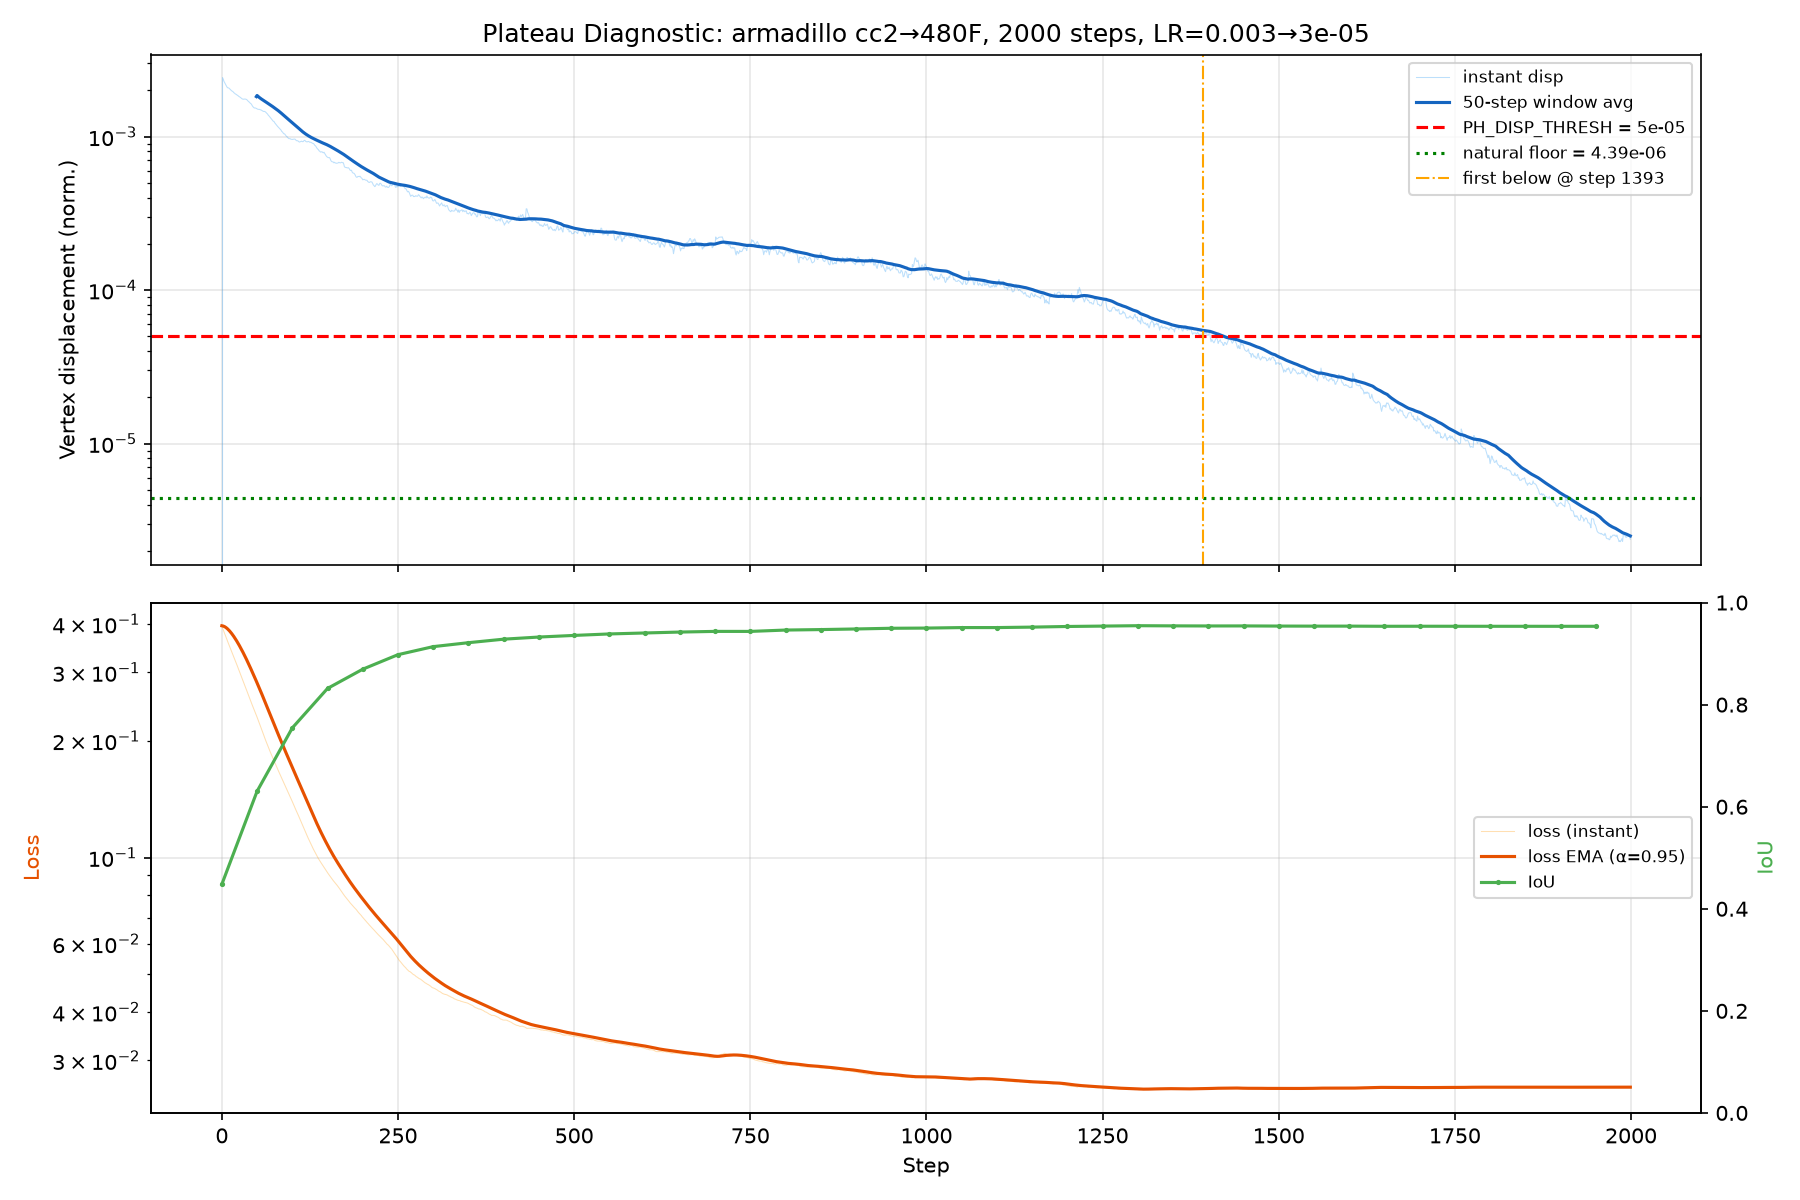

Write the Python code that produced this figure.
#!/usr/bin/env python3
"""
diag_plateau.py — Diagnose whether vertex displacement can naturally fall
                   below PH_DISP_THRESH (5e-5) given enough steps.

Run a single 2000-step optimisation (no refinement, no face injection) on
armadillo with cc2 icosphere init (480F), identical config to run_phantom_refine.

Outputs:
  eval_out/diag_plateau.json   — milestone numbers
  eval_out/diag_plateau.png    — log-scale displacement + loss curves
"""

from __future__ import annotations

import json
import os
import sys
import time
from typing import List, Optional

import numpy as np

_SCRIPT_DIR = os.path.dirname(os.path.abspath(__file__))
_EVAL_DIR   = os.path.dirname(_SCRIPT_DIR)          # opseq_v5/
_REPO_ROOT  = os.path.dirname(os.path.dirname(_EVAL_DIR))
for _p in (_REPO_ROOT, _EVAL_DIR):
    if _p not in sys.path:
        sys.path.insert(0, _p)

import torch
import torch.nn.functional as F

import nvdiffrast.torch as dr

from pipeline.cameras            import orbit_cameras
from pipeline.geometry_optimizer import (
    render_silhouette, laplacian_loss, edge_length_loss,
)
from eval_v5          import adaptive_remesh
from eval_real_shapes import load_obj, normalize_to_range, BUNNY_PATH

from eval_extrude_v3 import (
    make_6_cameras, render_sil_and_depth, render_views_n,
    compute_iou_n, depth_loss_masked,
    dlfl_boundary_stats, _mesh_genus,
    N_VIEWS, IMG_RES, CAMERA_RADIUS,
    W_LAP, W_EDGE, W_DEPTH,
    WARMUP_STEPS, LAP_WARMUP_STEPS, DEPTH_WARMUP_STEPS,
)

from eval_local_refine import (
    LR, LR_MIN,
    PH_EMA_ALPHA, PH_DISP_THRESH, PH_DISP_WINDOW,
)


# ─────────────────────────────────────────────────────────────────────
# Config
# ─────────────────────────────────────────────────────────────────────
TOTAL_STEPS  = 2000
SHAPE        = 'armadillo'
MILESTONES   = [500, 1000, 1500, 2000]
FLOOR_WINDOW = 200     # last N steps to compute "natural floor"


def main():
    device = 'cuda' if torch.cuda.is_available() else 'cpu'
    out_dir = os.path.dirname(os.path.abspath(__file__))

    # ── Scene setup (identical to run_phantom_refine) ───────────────
    from topmod.primitives  import make_icosahedron
    from topmod.subdivision import catmull_clark
    from topmod.diffgeo     import mesh_to_arrays, _fan_triangulate

    ctx        = dr.RasterizeCudaContext()
    mvps, _    = make_6_cameras(radius=CAMERA_RADIUS, device=device)
    N_v        = mvps.shape[0]

    _SAMPLE_DIR = os.path.dirname(BUNNY_PATH)
    shape_path  = os.path.join(_SAMPLE_DIR, f'{SHAPE}.obj')
    if not os.path.exists(shape_path):
        print(f"ERROR: {shape_path} not found"); return
    gt_verts, gt_tris = load_obj(shape_path)
    gt_verts = normalize_to_range(gt_verts)
    verts_gt_t = torch.tensor(gt_verts, dtype=torch.float32, device=device)
    faces_gt_t = torch.tensor(gt_tris,  dtype=torch.int32,   device=device)

    gt_sil_list, gt_dep_list = [], []
    with torch.no_grad():
        for i in range(N_v):
            sil_i, ndc_z_i, _ = render_sil_and_depth(
                ctx, verts_gt_t, faces_gt_t, mvps[i], (IMG_RES, IMG_RES))
            gt_sil_list.append(
                ((1.0 - sil_i[0, :, :, 0].cpu().numpy()) * 255)
                .clip(0, 255).astype(np.uint8))
            gt_dep_list.append(ndc_z_i.cpu().numpy())
    gt_uint8  = np.stack(gt_sil_list, axis=0)
    gt_depths = np.stack(gt_dep_list, axis=0).astype(np.float32)
    del verts_gt_t, faces_gt_t

    # cc2 init (480F)
    ico = make_icosahedron()
    ico = catmull_clark(ico); ico = catmull_clark(ico)
    positions, fcs = mesh_to_arrays(ico)
    init_verts = np.array(positions, dtype=np.float64)
    mn, mx = float(init_verts.min()), float(init_verts.max())
    init_verts = (init_verts - (mn + mx) / 2.0) * (2.0 / max(mx - mn, 1e-6))
    init_tris  = np.array(_fan_triangulate(fcs), dtype=np.int32)

    verts_np, tris_np = adaptive_remesh(
        init_verts.copy().astype(np.float64), init_tris.copy())
    print(f"Shape={SHAPE}  init V={len(verts_np)} F={len(tris_np)}  "
          f"steps={TOTAL_STEPS}")

    # ── Build tensors + optimiser (same as run_phantom_refine) ──────
    gt_depth_t = [torch.from_numpy(gt_depths[i]).float().to(device)
                  for i in range(N_v)]
    gt_fg_t    = [torch.from_numpy(gt_uint8[i] < 128).to(device)
                  for i in range(N_v)]
    targets    = torch.from_numpy(
        (gt_uint8 < 128).astype(np.float32)).unsqueeze(-1).to(device)

    verts_t = torch.tensor(verts_np, dtype=torch.float32,
                           device=device).requires_grad_(True)
    faces_t = torch.tensor(tris_np, dtype=torch.int32, device=device)
    opt     = torch.optim.Adam([verts_t], lr=LR)
    sched   = torch.optim.lr_scheduler.CosineAnnealingLR(
        opt, T_max=TOTAL_STEPS, eta_min=LR_MIN)

    # ── Recording arrays ────────────────────────────────────────────
    disp_log:    List[float] = []
    loss_log:    List[float] = []
    ema_log:     List[float] = []
    iou_log:     List[float] = []
    step_log:    List[int]   = []

    loss_ema:    Optional[float] = None
    verts_prev:  Optional[np.ndarray] = None

    t0 = time.time()
    first_below_step: Optional[int] = None

    for step in range(TOTAL_STEPS):
        opt.zero_grad()
        loss_sil   = torch.tensor(0., device=device)
        loss_depth = torch.tensor(0., device=device)

        for i in range(N_v):
            sil, ndc_z, fg = render_sil_and_depth(
                ctx, verts_t, faces_t, mvps[i], (IMG_RES, IMG_RES))
            loss_sil   = loss_sil + F.l1_loss(sil[0], targets[i])
            loss_depth = loss_depth + depth_loss_masked(
                ndc_z, fg, gt_depth_t[i], gt_fg_t[i])
        loss_sil   = loss_sil / N_v
        loss_depth = loss_depth / N_v
        lap  = laplacian_loss(verts_t, faces_t)
        edge = edge_length_loss(verts_t, faces_t)
        loss = (loss_sil + W_DEPTH * loss_depth + W_LAP * lap + W_EDGE * edge)
        loss.backward()
        torch.nn.utils.clip_grad_norm_([verts_t], 1.0)
        opt.step()
        sched.step()

        cur_loss = loss.item()

        # EMA
        if loss_ema is None:
            loss_ema = cur_loss
        else:
            loss_ema = PH_EMA_ALPHA * loss_ema + (1 - PH_EMA_ALPHA) * cur_loss

        # Displacement (identical to run_phantom_refine)
        cur_verts_np = verts_t.detach().cpu().numpy()
        disp = 0.0
        if verts_prev is not None:
            bbox_diag = max(float(cur_verts_np.max() - cur_verts_np.min()), 1e-8)
            disp = float(np.mean(np.linalg.norm(
                cur_verts_np - verts_prev, axis=1))) / bbox_diag
        verts_prev = cur_verts_np.copy()

        # Record
        disp_log.append(disp)
        loss_log.append(cur_loss)
        ema_log.append(loss_ema)
        step_log.append(step)

        # First time below threshold?
        if first_below_step is None and disp < PH_DISP_THRESH and step > 0:
            first_below_step = step

        # IoU every 50 steps
        if step % 50 == 0:
            with torch.no_grad():
                pred_sils = render_views_n(ctx, verts_t, faces_t, mvps)
            iou = compute_iou_n(pred_sils, gt_uint8)
            iou_log.append((step, iou))

        # Print every 200 steps
        if step % 200 == 0:
            iou_str = f"  IoU={iou_log[-1][1]:.4f}" if iou_log else ""
            print(f"  step={step:5d}  loss={cur_loss:.5f}  ema={loss_ema:.5f}"
                  f"  disp={disp:.2e}{iou_str}")

    elapsed = time.time() - t0
    print(f"\nDone in {elapsed:.1f}s")

    # ── Compute summaries ───────────────────────────────────────────
    disp_arr = np.array(disp_log)

    # Milestones
    milestones = {}
    for ms in MILESTONES:
        idx = min(ms, len(disp_arr)) - 1
        if idx >= 0:
            # Window average at milestone
            win_start = max(0, idx - PH_DISP_WINDOW + 1)
            milestones[str(ms)] = {
                'disp_instant': float(disp_arr[idx]),
                'disp_window_avg': float(np.mean(disp_arr[win_start:idx+1])),
            }

    # Natural floor: mean of last FLOOR_WINDOW steps
    floor_start = max(0, len(disp_arr) - FLOOR_WINDOW)
    natural_floor = float(np.mean(disp_arr[floor_start:]))
    natural_floor_std = float(np.std(disp_arr[floor_start:]))

    # Loss floor
    loss_arr = np.array(loss_log)
    loss_floor = float(np.mean(loss_arr[floor_start:]))

    result = {
        'shape':             SHAPE,
        'total_steps':       TOTAL_STEPS,
        'init_F':            int(len(tris_np)),
        'PH_DISP_THRESH':   PH_DISP_THRESH,
        'LR':                LR,
        'LR_MIN':            LR_MIN,
        'first_below_5e-5':  first_below_step,
        'natural_floor_disp': natural_floor,
        'natural_floor_std':  natural_floor_std,
        'loss_floor':         loss_floor,
        'milestones':         milestones,
        'final_iou':          float(iou_log[-1][1]) if iou_log else 0.0,
        'elapsed_s':          elapsed,
        'threshold_reachable': first_below_step is not None,
        'ratio_floor_to_thresh': natural_floor / PH_DISP_THRESH,
    }

    # ── Save JSON ───────────────────────────────────────────────────
    json_path = os.path.join(out_dir, 'diag_plateau.json')
    with open(json_path, 'w') as f:
        json.dump(result, f, indent=2)
    print(f"\nJSON → {json_path}")

    # ── Summary ─────────────────────────────────────────────────────
    print("\n" + "=" * 60)
    print("PLATEAU DIAGNOSTIC SUMMARY")
    print("=" * 60)
    print(f"  Shape:               {SHAPE}")
    print(f"  Init faces:          {len(tris_np)}")
    print(f"  Total steps:         {TOTAL_STEPS}")
    print(f"  LR range:            {LR} → {LR_MIN}")
    print(f"  PH_DISP_THRESH:      {PH_DISP_THRESH:.1e}")
    print(f"  First below 5e-5:    {first_below_step or 'NEVER'}")
    print(f"  Natural floor (last {FLOOR_WINDOW}): "
          f"{natural_floor:.2e} ± {natural_floor_std:.2e}")
    print(f"  Floor / threshold:   {natural_floor / PH_DISP_THRESH:.1f}×")
    print(f"  Loss floor:          {loss_floor:.5f}")
    print(f"  Final IoU:           {result['final_iou']:.4f}")
    for ms_str, ms_data in milestones.items():
        print(f"  disp @ step {ms_str:>5}: "
              f"instant={ms_data['disp_instant']:.2e}  "
              f"win_avg={ms_data['disp_window_avg']:.2e}")
    if first_below_step is not None:
        print(f"\n  ✓ Threshold IS reachable — need ≥{first_below_step} steps")
        print(f"    Root cause: cold-start + insufficient inter-refine steps")
        print(f"    Fix: warm-start optimizer + give ≥{first_below_step} steps/round")
    else:
        print(f"\n  ✗ Threshold NOT reachable in {TOTAL_STEPS} steps")
        print(f"    Floor is {natural_floor/PH_DISP_THRESH:.1f}× above threshold")
        print(f"    Fix: use relative threshold (e.g., 10% of peak displacement)")
    print("=" * 60)

    # ── Plot ────────────────────────────────────────────────────────
    try:
        import matplotlib
        matplotlib.use('Agg')
        import matplotlib.pyplot as plt

        fig, (ax1, ax2) = plt.subplots(2, 1, figsize=(12, 8), sharex=True)

        steps = np.arange(len(disp_arr))

        # ── Top panel: displacement ──
        ax1.semilogy(steps, disp_arr, color='#2196F3', alpha=0.3,
                     linewidth=0.5, label='instant disp')
        # Rolling window average
        if len(disp_arr) >= PH_DISP_WINDOW:
            rolling = np.convolve(disp_arr,
                                  np.ones(PH_DISP_WINDOW) / PH_DISP_WINDOW,
                                  mode='valid')
            ax1.semilogy(np.arange(PH_DISP_WINDOW - 1, len(disp_arr)),
                         rolling, color='#1565C0', linewidth=1.5,
                         label=f'{PH_DISP_WINDOW}-step window avg')
        ax1.axhline(y=PH_DISP_THRESH, color='red', linestyle='--',
                    linewidth=1.5, label=f'PH_DISP_THRESH = {PH_DISP_THRESH:.0e}')
        ax1.axhline(y=natural_floor, color='green', linestyle=':',
                    linewidth=1.5,
                    label=f'natural floor = {natural_floor:.2e}')
        if first_below_step is not None:
            ax1.axvline(x=first_below_step, color='orange', linestyle='-.',
                        linewidth=1, label=f'first below @ step {first_below_step}')
        ax1.set_ylabel('Vertex displacement (norm.)')
        ax1.set_title(f'Plateau Diagnostic: {SHAPE} cc2→480F, '
                      f'{TOTAL_STEPS} steps, LR={LR}→{LR_MIN}')
        ax1.legend(loc='upper right', fontsize=8)
        ax1.grid(True, alpha=0.3)

        # ── Bottom panel: loss + IoU ──
        ax2.semilogy(steps, loss_arr, color='#FF9800', alpha=0.3,
                     linewidth=0.5, label='loss (instant)')
        ax2.semilogy(steps, ema_log, color='#E65100', linewidth=1.5,
                     label=f'loss EMA (α={PH_EMA_ALPHA})')
        ax2.set_ylabel('Loss', color='#E65100')
        ax2.set_xlabel('Step')
        ax2.grid(True, alpha=0.3)

        ax2b = ax2.twinx()
        iou_steps = [s for s, _ in iou_log]
        iou_vals  = [v for _, v in iou_log]
        ax2b.plot(iou_steps, iou_vals, color='#4CAF50', linewidth=1.5,
                  marker='.', markersize=3, label='IoU')
        ax2b.set_ylabel('IoU', color='#4CAF50')
        ax2b.set_ylim(0, 1)

        lines1, labels1 = ax2.get_legend_handles_labels()
        lines2, labels2 = ax2b.get_legend_handles_labels()
        ax2.legend(lines1 + lines2, labels1 + labels2,
                   loc='center right', fontsize=8)

        plt.tight_layout()
        png_path = os.path.join(out_dir, 'diag_plateau.png')
        plt.savefig(png_path, dpi=150)
        plt.close()
        print(f"PNG → {png_path}")
    except ImportError:
        print("matplotlib not available — skipping plot")


if __name__ == '__main__':
    main()
